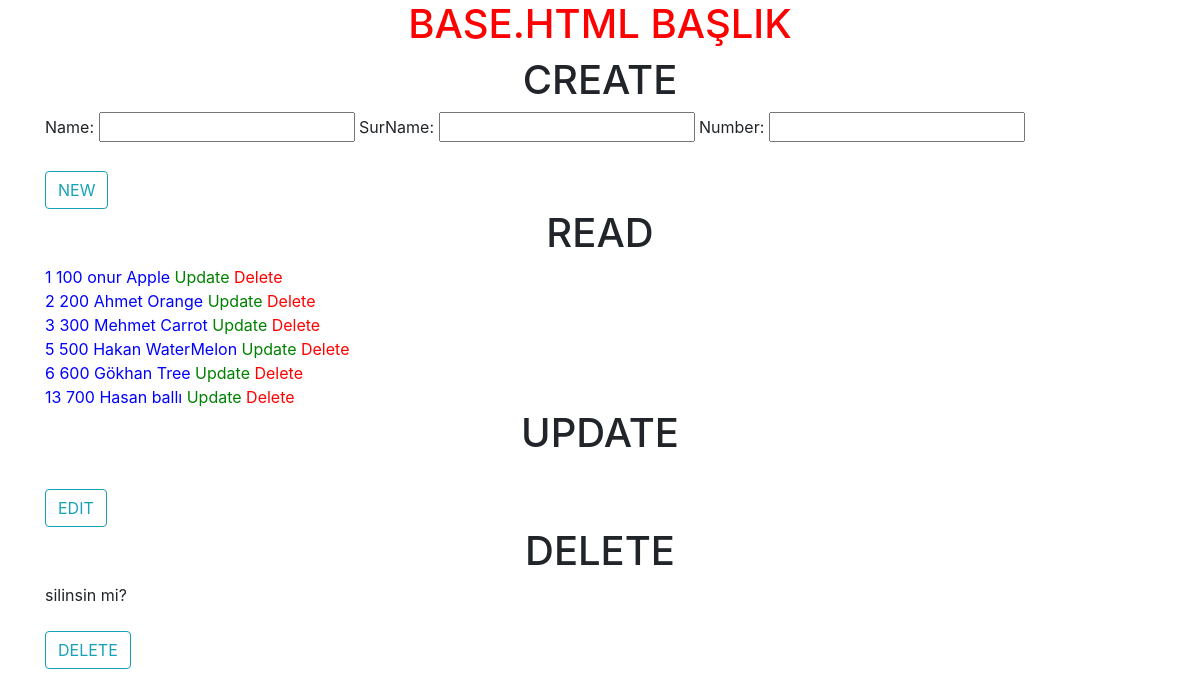
Before: / with the older database file.
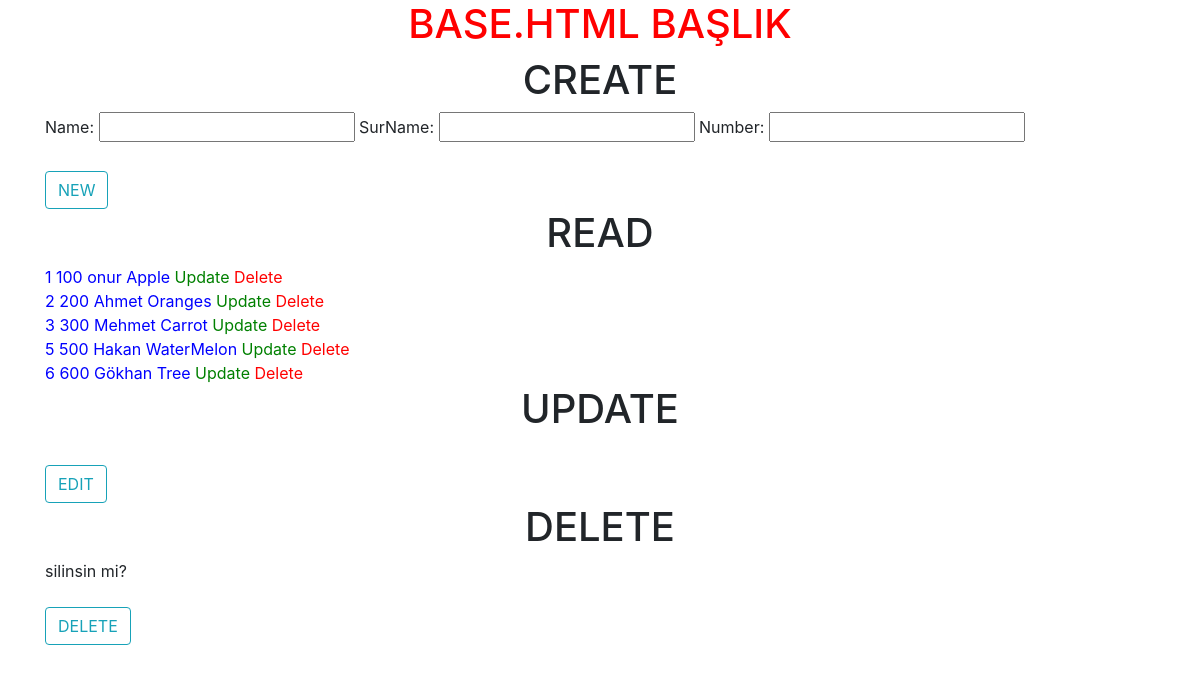
After: the same page with the newer database file.
### user/models.py (models this page shows)
class Contacts(models.Model):
    first_name = models.CharField(max_length=30)
    last_name = models.CharField(max_length=30)
    number = models.IntegerField(blank=True, null=True)
    class Meta:
        verbose_name_plural = "Kontaklar"
    def __str__(self):
        return f"{self.number} {self.first_name} {self.last_name}"

### user/views.py (the view)
# urls.py: path('', contacts_create_list, name='contacts_create_list'),
def contacts_create_list(request):
    contacts = Contacts.objects.all()
    form = ContactForm()
    print(request.POST)
    if request.method == "POST":
        form = ContactForm(request.POST)
        if form.is_valid():
            form.save()
        return redirect('contacts_create_list')
    context = {
        'form': form,
        'contacts': contacts
    }
    return render(request, 'user/user.html', context)

### user/forms.py
class ContactForm(forms.ModelForm):
    class Meta:
        model = Contacts
        fields = '__all__'
        labels = {'last_name': ' SurName', 'first_name': 'Name'}

### user/templates/user/user.html (shortened to what this page needs)
{% extends 'base/base.html' %}
{% block content %}
<h1 style="text-align: center;">CREATE</h1>
<form method="POST" enctype="multipart/form-data">
<div>{{ form }}</div>
    <br />
    <div class="w-full flex flex-auto">
    <button type="submit" class="btn btn-outline-info bg-red justify-center">NEW</button></div>
</form>
<h1 style="text-align: center;">READ</h1>
{% for contact in contacts %}
<div style="color: blue;"> {{contact.id}} {{contact}}<a style="color: green;" href="update/{{contact.id}}"> Update </a> <a style="color: red;" href="delete/{{contact.id}}">Delete</a> </div>
{% endfor %}
<h1 style="text-align: center;">UPDATE</h1>
<form method="POST" enctype="multipart/form-data">
    <br />
    <div class="w-full flex flex-auto">
        <button type="submit" class="btn btn-outline-info bg-red justify-center">EDIT</button></div>
</form>
<h1 style="text-align: center;">DELETE</h1>
<form method="POST" enctype="multipart/form-data">
    <div>{{ deletecontact }} silinsin mi?</div>
    <br />
<div class="w-full flex flex-auto">
    <button type="submit" class="btn btn-outline-info bg-red justify-center">DELETE</button></div>
</form>
{% endblock %}

Changed rows visible on the page:
removed Contacts: id "13", number+first_name+last_name "700 Hasan ballı"
changed Contacts id 2: number+first_name+last_name "200 Ahmet Orange" → "200 Ahmet Oranges"
